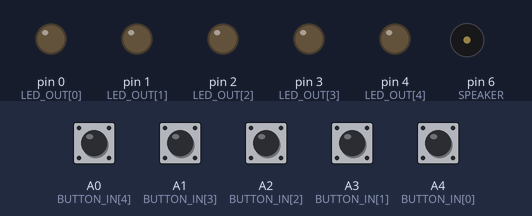
This sketch was run on a simulated Arduino Uno, built with avr-gcc and run on an emulated ATmega328P. Shown: output pins drawn as LEDs (lit = HIGH), buzzer (waves = sounding). The inputs (shaded band) are chosen by the test bench; at power-on: A0 (BUTTON_IN[4]), A1 (BUTTON_IN[3]), A2 (BUTTON_IN[2]), A3 (BUTTON_IN[1]), A4 (BUTTON_IN[0]) HIGH.

Above: at 1.2 s.
1.3 s: A0 (BUTTON_IN[4]) pulled LOW for 0.15 s
At 1.37 s:
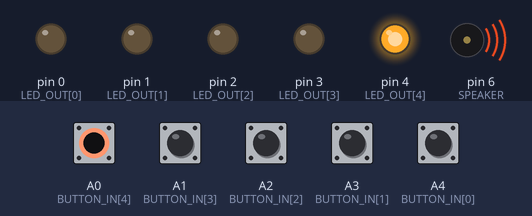
3.0 s: A4 (BUTTON_IN[0]) pulled LOW for 0.15 s
At 3.07 s:
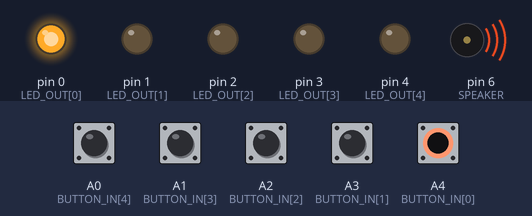
4.6 s: A1 (BUTTON_IN[3]) pulled LOW for 0.15 s
At 4.67 s:
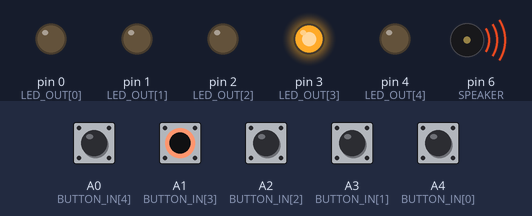
6.2 s: A2 (BUTTON_IN[2]) pulled LOW for 0.15 s
At 6.27 s:
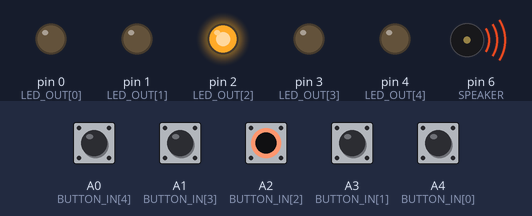
7.8 s: A3 (BUTTON_IN[1]) pulled LOW for 0.15 s
At 7.87 s:
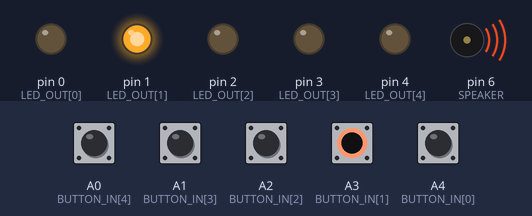
9.4 s: A0 (BUTTON_IN[4]) driven LOW and A1 (BUTTON_IN[3]) driven LOW
At 9.9 s:
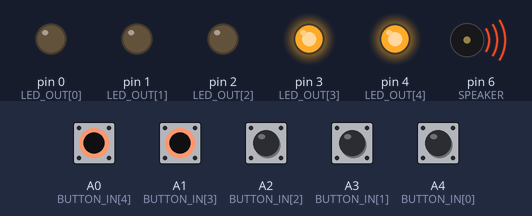
Timing chart, 0 to 11.9 s (numbered marks = the images above; inputs shaded):
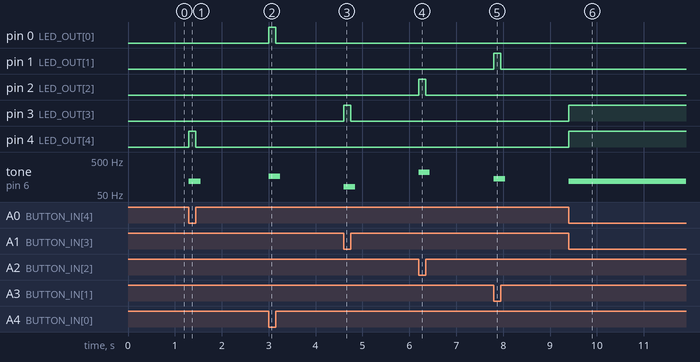

The sketch:

ButtonLightTest.ino
```cpp
// (licence header left out)
int N_INOUT = 5;
int LED_OUT[] = {0, 1, 2, 3, 4};
int BUTTON_IN[] = {A4, A3, A2, A1, A0};
int SPEAKER = 6;
int TONES[] = {165, 139, 220, 82, 117};

void setup() {
  for (int i = 0; i < N_INOUT; i++) {
    pinMode(BUTTON_IN[i], INPUT_PULLUP);
    pinMode(LED_OUT[i], OUTPUT);
  }
}

void loop() {
  int playTone = -1;
  for (int i = 0; i < N_INOUT; i++) {
    digitalWrite(LED_OUT[i], !digitalRead(BUTTON_IN[i]));
    if (!digitalRead(BUTTON_IN[i])) {
      playTone = i;
    }
  }
  if (playTone != -1) {
    tone(SPEAKER, TONES[playTone], 100);
  }
}
```

Measured:
- after the input at 1.3 s, pin 4 (LED_OUT[4]): LOW → HIGH at once, → LOW 0.15 s later; tone on pin 6 (SPEAKER): silent → 117 Hz at once, → silent 0.25 s later
- after the input at 3.0 s, pin 0 (LED_OUT[0]): LOW → HIGH at once, → LOW 0.15 s later; tone on pin 6 (SPEAKER): silent → 165 Hz at once, → silent 0.25 s later
- after the input at 4.6 s, pin 3 (LED_OUT[3]): LOW → HIGH at once, → LOW 0.15 s later; tone on pin 6 (SPEAKER): silent → 82 Hz at once, → silent 0.25 s later
- after the input at 6.2 s, pin 2 (LED_OUT[2]): LOW → HIGH at once, → LOW 0.15 s later; tone on pin 6 (SPEAKER): silent → 220 Hz at once, → silent 0.24 s later
- after the input at 7.8 s, pin 1 (LED_OUT[1]): LOW → HIGH at once, → LOW 0.15 s later; tone on pin 6 (SPEAKER): silent → 139 Hz at once, → silent 0.25 s later
- after the input at 9.4 s, pin 3 (LED_OUT[3]), pin 4 (LED_OUT[4]): LOW → HIGH at once; tone on pin 6 (SPEAKER): silent → 117 Hz at once
